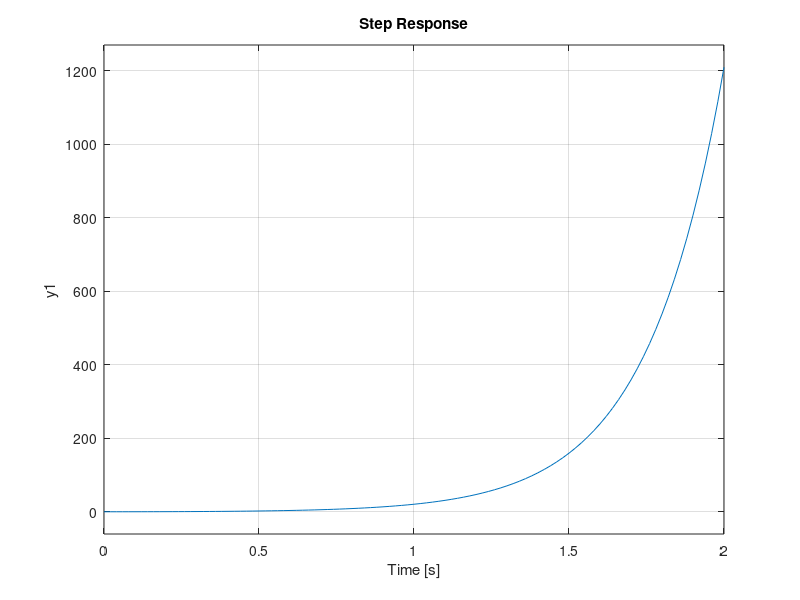

This figure's MATLAB source:
% Inverted Pendulum
clear, clc
 
l = 0.5;  m = 0.3; c = 0.06; g = 9.8;               
 
A = [0 1; g/l -c/(m*l^2)];
B = [0; 1/(m*l^2)];
C = [1, 0];
D = 0;
 
SYS = ss(A, B, C, D);
step(SYS)
